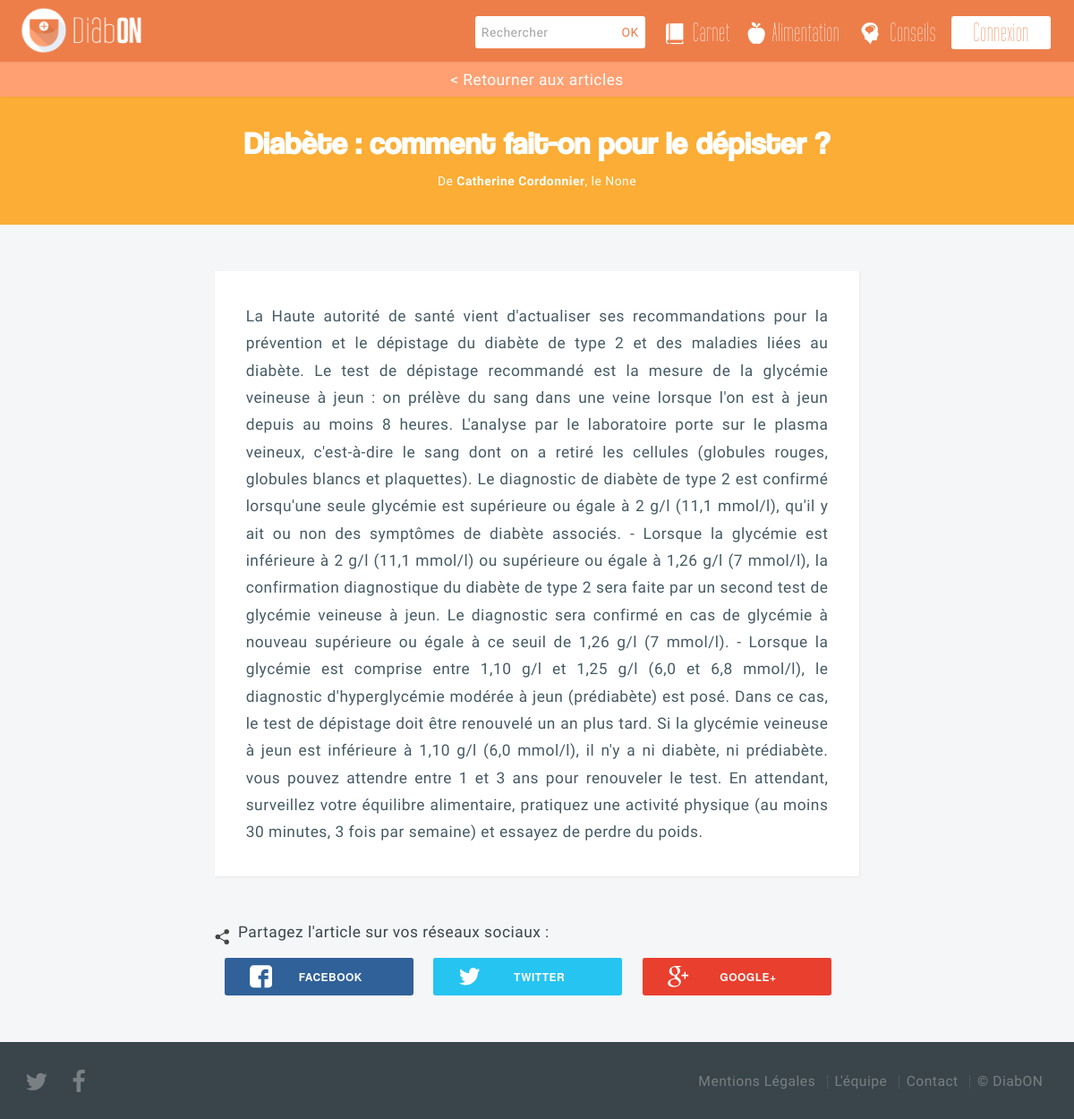
Screenshot of /conseils/diabete_comment_fait_on_pour_le_depister/ with the database file from the repository.
### core/models.py (models this page shows, shortened)
class Article(models.Model):
	title = models.CharField(max_length=100)
	author = models.CharField(max_length=42)
	content= models.TextField(null=True)
	date = models.DateTimeField(auto_now_add=True, auto_now=False, verbose_name="Date de parution")
	slug = models.SlugField(max_length=100, default='null')
	category_article = models.ForeignKey('Categoryarticle')

### core/views.py (the view)
# urls.py: url(r'^conseils/(?P<slug>[\w-]+)/$', 'core.views.article_details', name='articledetails'),
def article_details(request, slug):
	article = Article.objects.get(slug=slug)
	return render_to_response('article_details.html', {'article': article})

### templates/article_details.html (shortened to what this page needs)
{% extends "layout/base.html" %}
{% block content %}
    <section id="header-article" class="main style3 dark">
        <div class="content container 75%">
            <header>
                <h2>{{article.title}}</h2>
                <p>De <strong>{{article.author}}</strong>, le {{article.date}}</p>
            </header>
        </div>
    </section>
    <section id="work" class="main style3 secondary article">
        <div class="content container">
            <a class="retour-conseils" href={% url 'conseils' %}>< Retourner aux articles</a>
                <div class="box container 75% article">
                    {{article.content}}
                </div>
                <div class="container 50% btn-share">
                    <img src="/static/images/share.png" alt="Partager" /><p>Partagez l'article sur vos réseaux sociaux :</p>
                    <ul class="rrssb-buttons clearfix">
                        <li class="rrssb-facebook">
                            <a target="_blank" href="https://www.facebook.com/sharer/sharer.php?u=http://briceberthelot.alwaysdata.net/conseils/{{article.slug}}" class="popup">
                                <span class="rrssb-icon">
                                </span>
                                <span class="rrssb-text">Facebook</span>
                            </a>
                        </li>
                        <li class="rrssb-twitter">
                            <a target="_blank" href="http://twitter.com/home?status=@DiabON%20-%20{{article.title}}%20http://briceberthelot.alwaysdata.net/conseils/{{article.slug}}" class="popup">
                                <span class="rrssb-icon">
                                </span>
                                <span class="rrssb-text">Twitter</span>
                            </a>
                        </li>
                        <li class="rrssb-googleplus">
                            <a target="_blank" href="https://plus.google.com/share?url=DiabON%20-%20{{article.title}}%20http://briceberthelot.alwaysdata.net/conseils/{{article.slug}}" class="popup">
                                <span class="rrssb-icon">
                                </span>
                                <span class="rrssb-text">Google+</span>
                            </a>
                        </li>
                    </ul>
                </div>
        </div>
    </section>
{% endblock content %}

### static/css/skel.css (style rules this page uses)
html,body,div,span,applet,object,iframe,h1,h2,h3,h4,h5,h6,p,blockquote,pre,a,abbr,acronym,address,big,cite,code,del,dfn,em,img,ins,kbd,q,s,samp,small,strike,strong,sub,sup,tt,var,b,u,i,center,dl,dt,dd,ol,ul,li,fieldset,form,label,legend,table,caption,tbody,tfoot,thead,tr,th,td,article,aside,canvas,details,embed,figure,figcaption,footer,header,hgroup,menu,nav,output,ruby,section,summary,time,mark,audio,video { margin:0;padding:0;border:0;font-size:100%;font:inherit;vertical-align:baseline; }
article,aside,details,figcaption,figure,footer,header,hgroup,menu,nav,section { display:block; }
body { line-height:1; }
ol,ul { list-style:none; }
body { -webkit-text-size-adjust:none }
*, *:before, *:after { -moz-box-sizing: border-box; -webkit-box-sizing: border-box; box-sizing: border-box; }
.container { margin-left: auto; margin-right: auto; width: 1200px; }
.container.\37 5\25 { width: 900px; }
.container.\35 0\25 { width: 600px; }

### static/css/style.css (style rules this page uses)
body { background: #fff; }
body.is-loading * { -moz-transition: none !important; -webkit-transition: none !important; -o-transition: none !important; -ms-transition: none !important; transition: none !important; -moz-animation: none !important; -webkit-animation: none !important; -o-animation: none !important; -ms-animation: none !important; animation: none !important; }
body,input,textarea,select { font-family: 'Source Sans Pro', sans-serif; font-weight: 300; font-size: 18pt; line-height: 1.75em; color: #39454b; letter-spacing: 0.5px; }
h1,h2,h3,h4,h5,h6 { font-weight: 900; color: inherit; }
h2 { font-family: 'kenyan_coffeeregular'; font-size: 2.7em; letter-spacing: 0; line-height: 1.25em; }
strong, b { font-weight: 900; color: inherit; }
a { color: #98c593; -moz-transition: all 0.2s ease-in-out, color 0.2s ease-in-out; -webkit-transition: all 0.2s ease-in-out, color 0.2s ease-in-out; -o-transition: all 0.2s ease-in-out, color 0.2s ease-in-out; -ms-transition: all 0.2s ease-in-out, color 0.2s ease-in-out; transition: all 0.2s ease-in-out, color 0.2s ease-in-out; }
p, ul, ol, dl, table { margin-bottom: 1em; }
header { margin-bottom: 1em; }
header p { display: block; margin: 1em 0 0 0; padding: 0 0 0.5em 0; }
section, article { margin-bottom: 3em; }
section > :last-child, article > :last-child { margin-bottom: 0; }
section > .content > :last-child, article > .content > :last-child { margin-bottom: 0; }
.box { background: #fff; color: #455a64; padding: 2em; box-shadow: 1px 1px 2px #e6e6e6; }
.main { position: relative; margin: 0; overflow-x: hidden; }
.main.style3 { text-align: center; padding: 6em 0 6em 0; }
.main.style3 .content > header { margin-bottom: 2em; }
.main.style3.secondary { background: #f5f6f7; }
.dark { color: #fff; }
body { padding-top: 4em; }
#header-article { background: #ee7f4a; background-size: 256px 256px, cover; background-attachment: fixed, fixed; background-position: top left, center center; padding: 4em 0 2em; }
#header-article header { margin-bottom: 0; }
#header-article header p { font-size: 0.8em; line-height: 1em; }
#header-article h2 { font-family: 'coolveticaregular'; font-size: 2em; letter-spacing: inherit; }
#work.article .article { text-align: justify; }
#work.article { padding-top: 3em; padding-bottom: 3em; }
.article p { text-align: justify; line-height: 1.25em; }
.container.btn-share { width: 75% !important; }
ul.rrssb-buttons li { width: 30% !important; }
.btn-share { margin-top: 3em; }
.btn-share img { width: 1em !important; margin-top: 0.4em; float: left; margin-right: 0.5em; }

### static/css/style-wide.css (style rules this page uses)
body,input,textarea,select { font-size: 17pt; }

### static/css/style-normal.css (style rules this page uses)
body,input,textarea,select { font-size: 15pt; }

### static/css/page-alimentation.css (style rules this page uses)
body { padding-top: 8em; }

### static/css/page-carnet.css (style rules this page uses)
body { padding-top: 8em; }

### static/css/style-narrow.css (style rules this page uses)
body,input,textarea,select { font-size: 13pt; }

### rows the page displays
Article: title "Diabète : comment fait-on pour le dépister ?", author "Catherine Cordonnier", date "None", content "La Haute autorité de santé vient d'actualiser ses recommandations pour la prévention et le dépistage du diabète de type 2 et des maladies liées au diabète. Le test de dépistage recommandé est la mesure de la glycémie veineuse à jeun : on prélève du sang dans une veine lorsque l'on est à jeun depuis au moins 8 heures. L'analyse par le laboratoire porte sur le plasma veineux, c'est-à-dire le sang dont on a retiré les cellules (globules rouges, globules blancs et plaquettes). Le diagnostic de diabète de type 2 est confirmé lorsqu'une seule glycémie est supérieure ou égale à 2 g/l (11,1 mmol/l), qu'il y ait ou non des symptômes de diabète associés. - Lorsque la glycémie est inférieure à 2 g/l…"
